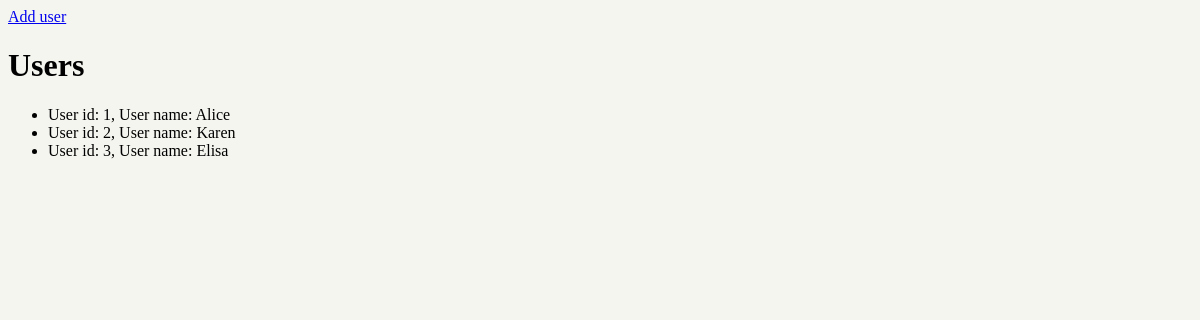
/users, run on an earlier commit of the app's database.
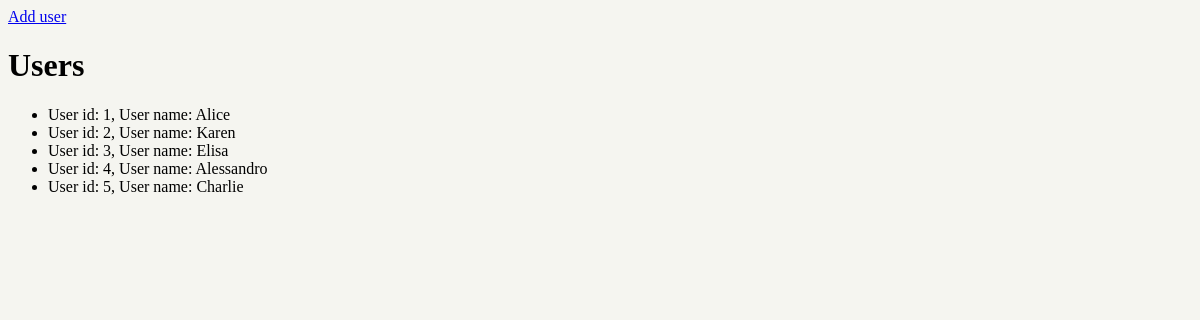
And on a later commit of the database.
### models/user.py (models this page shows, shortened)
class User(Base):
    __tablename__ = "users"
    id = Column(Integer, primary_key=True, autoincrement=True)
    name = Column(String(50), unique=True, nullable=False)

### app.py (the view)
@app.route("/users", methods=["GET"])
def list_users():
    try:
        users = data_manager._get_all_users()
        return render_template("users.html", users=users)
    except IOError as e:
        print("An IOError occurred: ", str(e))
        return render_template("404.html", error=str(e))
    except Exception as e:
        return render_template("404.html", error=str(e))

### datamanager/SQLite_data_manager.py (called while the page is built)
    def _get_all_users(self):
        all_users = self.session.query(User).all()
        return all_users

### templates/users.html (shortened to what this page needs)
<!DOCTYPE html>
<html>
    <head>
        <link rel="stylesheet" href="/static/style.css"/>
    </head>
    <body>
        <header>
            <nav>
                <a href="/add_user"> Add user</a>
            </nav>
            <h1>Users</h1>
        </header>
        <ul>
            {% for user in users%}
            <li>User id: {{ user.id }}, User name: {{user.name}} </li>
            {% endfor %}
        </ul>
    </body>
</html>

### static/style.css (style rules this page uses)
body { background: #F5F5F0; color: black; font-family: "Delius", serif; }

What changed in the data, as far as the page shows it:
added User: id "4", name "Alessandro"
added User: id "5", name "Charlie"
